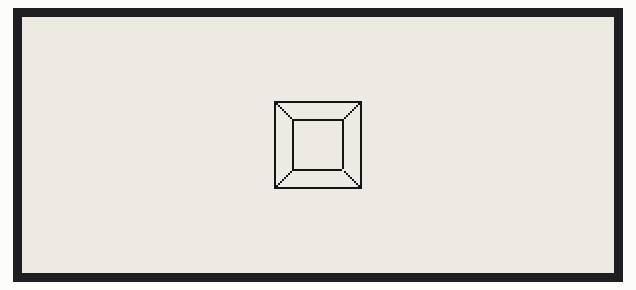
The program below on a simulated Raspberry Pi Pico running MicroPython. On the bench: 296×128 one-colour display. The interpreter's speed is modelled, so counts of loop turns are approximate.

Above: at 0.38 s.
At 2.66 s:
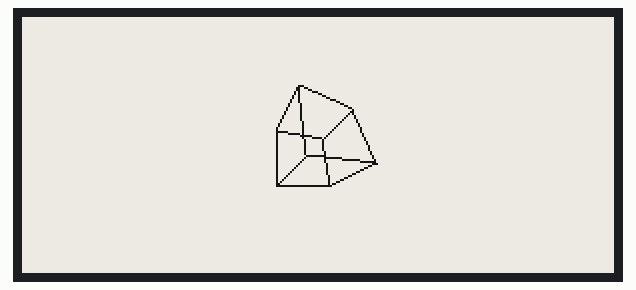
At 5.2 s:
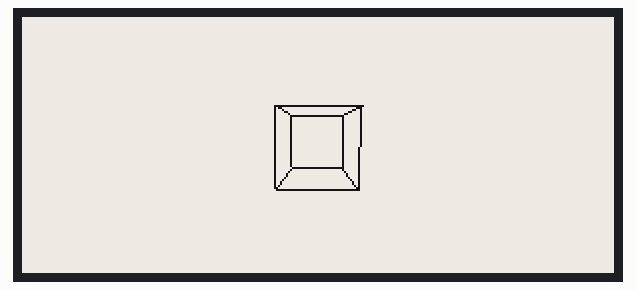
At 9.77 s:
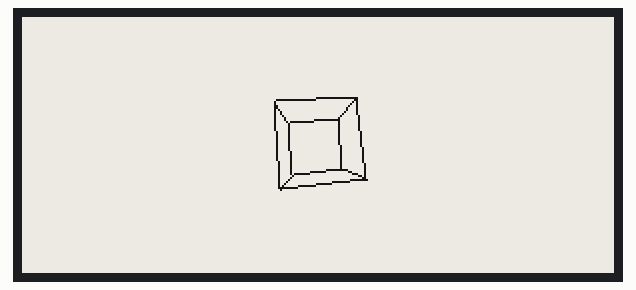
At 14.59 s:
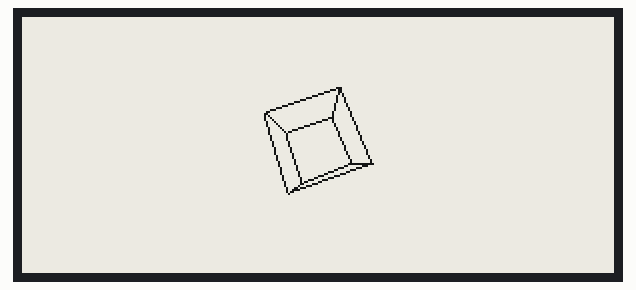
At 19.41 s:
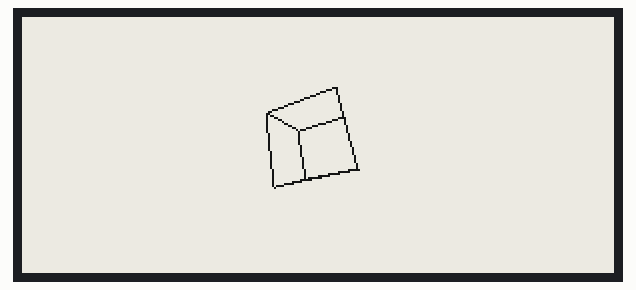

Measured:
- by itself, everything shown: repeats every 18.3 s, in 72 steps

The program:

badger2040_3dcube.py
```python
# Rotating 3D Wireframe Cube using MicroPython on Badger2040
# Derived from Martin Fitzpatrick's example here https://www.mfitzp.com/creating-a-3d-rotating-cube-with-micropython-and-oled-display/

import math
import badger2040

badger = badger2040.Badger2040()
badger.update_speed(3)

class Point3D:
    def __init__(self, x = 0, y = 0, z = 0):
        self.x, self.y, self.z = x, y, z

    def rotateX(self, angle):
        """ Rotates this point around the X axis the given number of degrees. """
        rad = angle * math.pi / 180
        cosa = math.cos(rad)
        sina = math.sin(rad)
        y = self.y * cosa - self.z * sina
        z = self.y * sina + self.z * cosa
        return Point3D(self.x, y, z)

    def rotateY(self, angle):
        """ Rotates this point around the Y axis the given number of degrees. """
        rad = angle * math.pi / 180
        cosa = math.cos(rad)
        sina = math.sin(rad)
        z = self.z * cosa - self.x * sina
        x = self.z * sina + self.x * cosa
        return Point3D(x, self.y, z)

    def rotateZ(self, angle):
        """ Rotates this point around the Z axis the given number of degrees. """
        rad = angle * math.pi / 180
        cosa = math.cos(rad)
        sina = math.sin(rad)
        x = self.x * cosa - self.y * sina
        y = self.x * sina + self.y * cosa
        return Point3D(x, y, self.z)

    def project(self, win_width, win_height, fov, viewer_distance):
        """ Transforms this 3D point to 2D using a perspective projection. """
        factor = fov / (viewer_distance + self.z)
        x = self.x * factor + win_width / 2
        y = -self.y * factor + win_height / 2
        return Point3D(x, y, self.z)


class Simulation:
    def __init__(
            self,
            width=296,
            height=128,
            fov=64,
            distance=4,
            rotateX=5,
            rotateY=5,
            rotateZ=5
            ):

        self.vertices = [
            Point3D(-1,1,-1),
            Point3D(1,1,-1),
            Point3D(1,-1,-1),
            Point3D(-1,-1,-1),
            Point3D(-1,1,1),
            Point3D(1,1,1),
            Point3D(1,-1,1),
            Point3D(-1,-1,1)
        ]

        # Define the edges, the numbers are indices to the vertices above.
        self.edges  = [
            # Back
            (0, 1),
            (1, 2),
            (2, 3),
            (3, 0),
            # Front
            (5, 4),
            (4, 7),
            (7, 6),
            (6, 5),
            # Front-to-back
            (0, 4),
            (1, 5),
            (2, 6),
            (3, 7),
        ]

        # Dimensions
        self.projection = [width, height, fov, distance]

        # Rotational speeds
        self.rotateX = rotateX
        self.rotateY = rotateY
        self.rotateZ = rotateZ

    def run(self):
        # Starting angle (unrotated in any dimension)
        angleX, angleY, angleZ = 0, 0, 0

        while 1:
            # It will hold transformed vertices.
            t = []


            for v in self.vertices:
                # Rotate the point around X axis, then around Y axis, and finally around Z axis.
                r = v.rotateX(angleX).rotateY(angleY).rotateZ(angleZ)

                # Transform the point from 3D to 2D
                p = r.project(*self.projection)

                # Put the point in the list of transformed vertices
                t.append(p)

            badger.pen(15)
            badger.clear()

            badger.pen(0)
            for e in self.edges:
                badger.line(*to_int(t[e[0]].x, t[e[0]].y, t[e[1]].x, t[e[1]].y))

            badger.update()

            # Continue the rotation
            angleX += self.rotateX
            angleY += self.rotateY
            angleZ += self.rotateZ


def to_int(*args):
    return [int(v) for v in args]


s = Simulation()
s.run()
```
